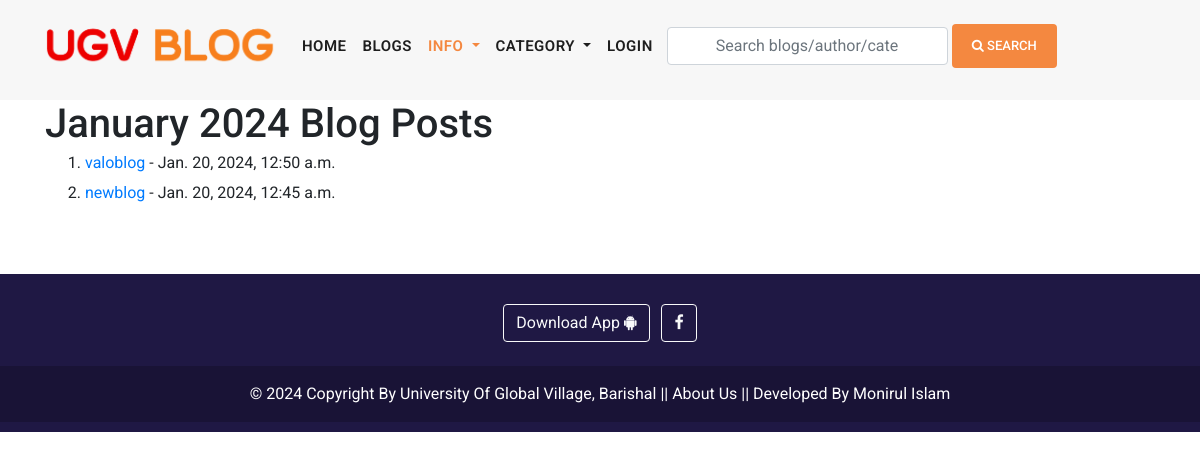
Before: /archive/2024/1/ with the older database file.
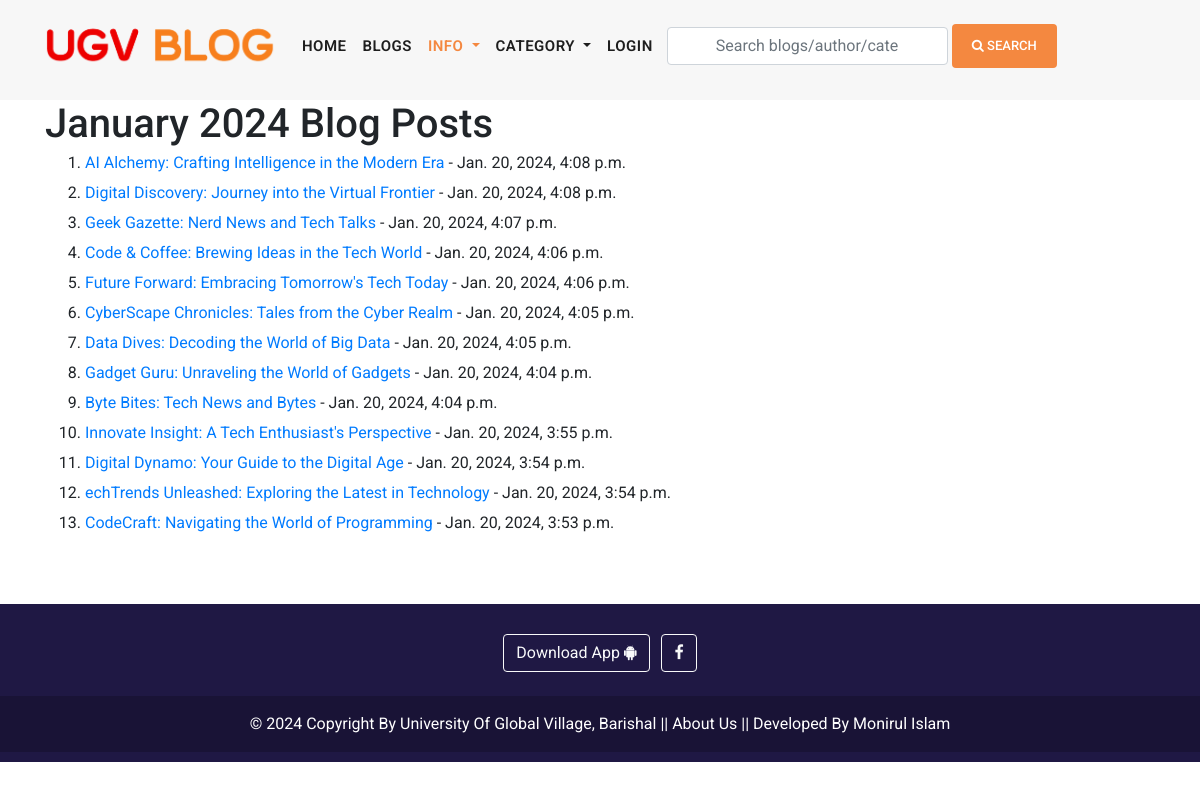
After: the same page with the newer database file.
### blog/models.py (models this page shows, shortened)
class Site(models.Model):
    header_logo = models.ImageField(upload_to="site_info")
    footer_logo = models.ImageField(upload_to="site_info")
    site_name = models.CharField(max_length=25)

class Blog(models.Model):
    user = models.ForeignKey(
        User,
        related_name='user_blogs',
        on_delete= models.CASCADE
    )
    category = models.ForeignKey(
        Category,
        related_name='category_blogs',
        on_delete=models.CASCADE
    )
    tags = models.ManyToManyField(
        Tag,
        related_name='tag_blogs',
        blank=True
    )
    likes = models.ManyToManyField(
        User,
        related_name='user_likes',
        blank=True
    )
    title = models.CharField(max_length=400,unique=True)
    slug = models.SlugField(null=True, blank=True, unique=True)
    views = models.PositiveIntegerField(default=0)
    banner = models.ImageField(
        upload_to='blog_banners/',
        validators=[FileExtensionValidator(allowed_extensions=['jpg', 'png','jpeg'])]
        )
    description = RichTextField()
    created_date = models.DateTimeField(auto_now_add=True)

### blog/views.py (the view)
# urls.py: path('archive/<int:year>/<int:month>/', blog_posts_by_month, name='blog_posts_by_month'),
def blog_posts_by_month(request, year, month):
    start_date = datetime(year, month, 1)
    end_date = datetime(year, month % 12 + 1, 1) if month < 12 else datetime(year + 1, 1, 1)
    blog_posts = Blog.objects.filter(created_date__gte=start_date, created_date__lt=end_date)
    context = {
        'year': year,
        'month': month,
        'month_name': month_name[month],
        'blog_posts': blog_posts,
    }
    return render(request, 'blog_posts_by_month.html', context)

### blog/context_processors.py (called while the page is built)
def get_all_categories(request):
    categories = Category.objects.all()
    category_counts = []
    for category in categories:
        blog_count = Blog.objects.filter(category=category).count()
        if blog_count > 0:  # Only include non-empty categories
            category_counts.append({'category': category, 'blog_count': blog_count})
    context = {
        "categories":categories,
        "category_counts": category_counts,
    }
    return context

def site_info(request):
    site = Site.objects.all()
    context = {
        "site":site,
    }
    return context

def ugv_ads(request):
    latest_ad = Ugv_Ad.objects.all()
    context =  {
        'latest_ad': latest_ad,
    }
    return context

### user_profile/context_processors.py (called while the page is built, shortened)
def user_notifications(request):
    context = {}
    return context

### templates/blog_posts_by_month.html (shortened to what this page needs)
{% extends 'base.html' %}
{% load static %}
{% block content %}
<div class="container">
    <h1>{{ month_name }} {{ year }} Blog Posts</h1>
<ol type="1" >
    {% for post in blog_posts reversed %}
        <li style="line-height: 30px;">
            <a href="{% url 'blog_details' slug=post.slug %}">{{ post.title }}</a>
            - {{ post.created_date }}
        </li>
    {% endfor %}
</ol>
</div>
{% endblock content %}

### templates/header.html (shortened to what the changed rows need)
{% load static %}
<header class="sticky-header">
    <nav class="navbar navbar-expand-lg">
        <div class="container">
            {% for site_instance in site %}
            <a  class="navbar-brand" href="{% url 'home'  %}"><img draggable="false" style="width: 230px; height: 50px;" src="{{site_instance.header_logo.url}}" alt=""></a>
            {% endfor %}
        </div>
    </nav>
</header>

### templates/footer.html (shortened to what this page needs)
{% load static %}
{% for site in site %}
<div  class="container-fluid my-3 custom-container">
<footer class=" text-center text-white" style="background-color: #1F1844;">
  <div class="container-fluid p-3 pb-0">
    <section class="mb-1">
      <a class="btn btn-outline-light btn-floating m-1" href="#" role="button"
        >Download App  <i class="fa fa-android"></i
      ></a>
      <a class="btn btn-outline-light btn-floating m-1" href="https://www.facebook.com/ugvbarisal/" role="button"
        ><i class="fa fa-facebook-f"></i
      ></a>
    </section>
  </div>
  <div class="text-center p-3" style="background-color: rgba(0, 0, 0, 0.2);">
    <a  class="text-white" target="_blank" href="https://ugv.edu.bd/">© 2024 Copyright By University Of Global Village, Barishal</a> ||
    <a class="text-white"  href="{% url 'about' %}">About Us</a> ||
    <a class="text-white" target="_blank" href="https://www.facebook.com/moniruldevelopers"> Developed By Monirul Islam</a>
  </div>
</footer>
</div>
{% endfor %}

Changed rows visible on the page:
removed Blog: title "valoblog", created_date "Jan. 20, 2024, 12:50 a.m."
removed Blog: title "newblog", created_date "Jan. 20, 2024, 12:45 a.m."
added Blog: title "AI Alchemy: Crafting Intelligence in the Modern Era", created_date "Jan. 20, 2024, 4:08 p.m."
added Blog: title "Digital Discovery: Journey into the Virtual Frontier", created_date "Jan. 20, 2024, 4:08 p.m."
added Blog: title "Geek Gazette: Nerd News and Tech Talks", created_date "Jan. 20, 2024, 4:07 p.m."
added Blog: title "Code & Coffee: Brewing Ideas in the Tech World", created_date "Jan. 20, 2024, 4:06 p.m."
added Blog: title "Future Forward: Embracing Tomorrow's Tech Today", created_date "Jan. 20, 2024, 4:06 p.m."
added Blog: title "CyberScape Chronicles: Tales from the Cyber Realm", created_date "Jan. 20, 2024, 4:05 p.m."
added Blog: title "Data Dives: Decoding the World of Big Data", created_date "Jan. 20, 2024, 4:05 p.m."
added Blog: title "Gadget Guru: Unraveling the World of Gadgets", created_date "Jan. 20, 2024, 4:04 p.m."
added Blog: title "Byte Bites: Tech News and Bytes", created_date "Jan. 20, 2024, 4:04 p.m."
added Blog: title "Innovate Insight: A Tech Enthusiast's Perspective", created_date "Jan. 20, 2024, 3:55 p.m."
added Blog: title "Digital Dynamo: Your Guide to the Digital Age", created_date "Jan. 20, 2024, 3:54 p.m."
added Blog: title "echTrends Unleashed: Exploring the Latest in Technology", created_date "Jan. 20, 2024, 3:54 p.m."
added Blog: title "CodeCraft: Navigating the World of Programming", created_date "Jan. 20, 2024, 3:53 p.m."
